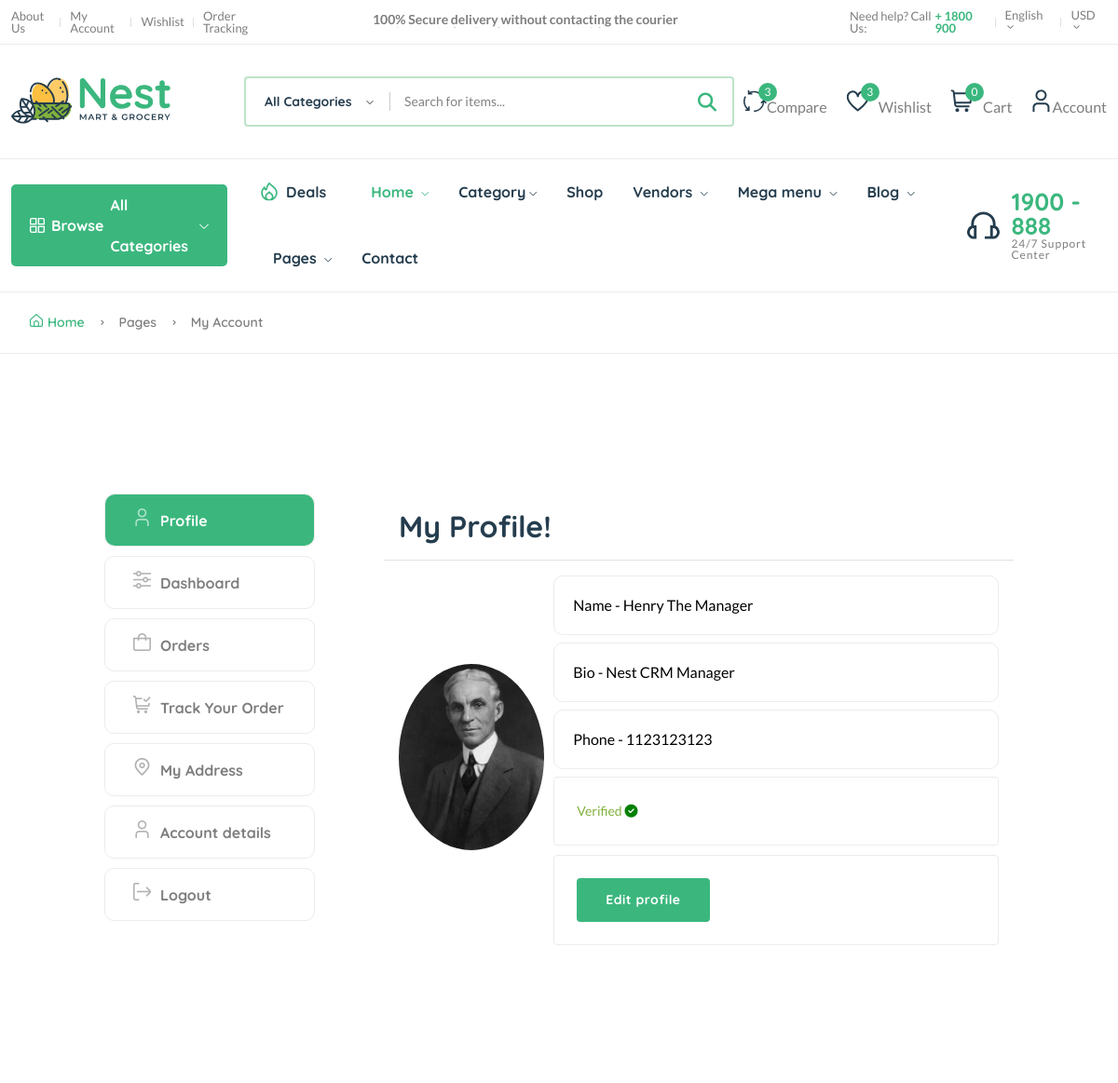
Page /dashboard/ (signed in, upper part) on the earlier database version.
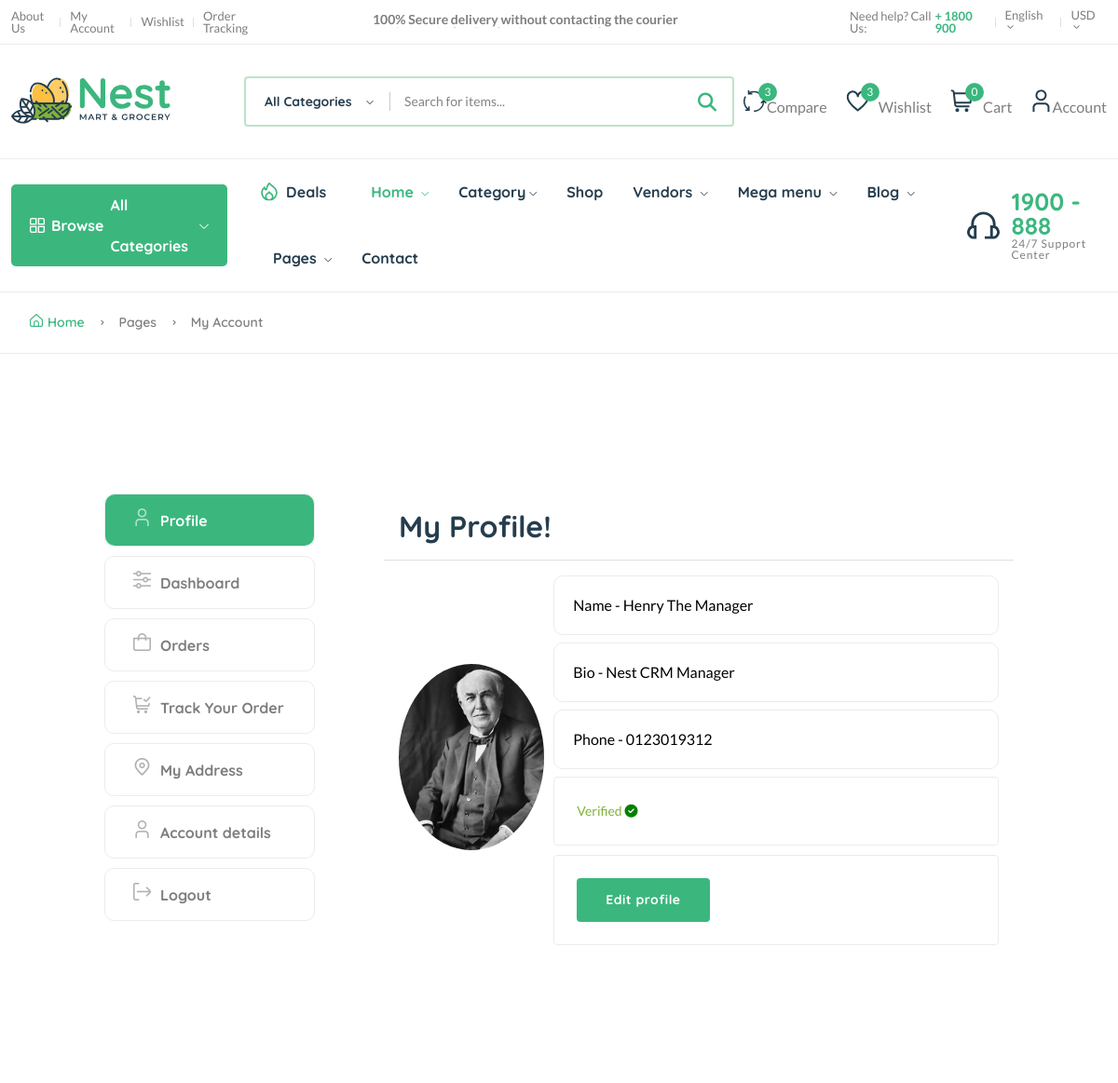
Same page on the later database version.
### userauths/models.py (models this page shows, shortened)
class Profile(models.Model):
    user = models.OneToOneField(User, on_delete=models.CASCADE)
    image = models.ImageField(upload_to="image", default="image/anonymous.webp")
    full_name = models.CharField(max_length=200)
    bio = models.CharField(max_length=200, null=True, blank=True)
    phone = models.CharField(max_length=200)
    verified = models.BooleanField(default=False)
    address = models.CharField(max_length=200, null=True, blank=True)
    country = models.CharField(max_length=200, null=True, blank=True)

### core/views.py (the view, shortened to what this page needs)
# urls.py: path("dashboard/", views.customer_dashboard, name="dashboard"),
@login_required()
def customer_dashboard(request):
    orders = request.user.cart_orders.all().order_by("-order_date")
    addresses =  Address.objects.filter(user=request.user)
    profile = Profile.objects.filter(user=request.user)
    order_distribution = request.user.cart_orders.all().annotate(month=ExtractMonth("order_date")).values("month").annotate(count=Count("id")).values("month", "count")
    months = []
    total_orders = []
    for order in order_distribution:
        months.append(calendar.month_name[order['month']])
        total_orders.append(order["count"])
    context = {
        "orders": orders,
        "addresses": addresses,
        "order_distribution": order_distribution,
        "months": months,
        "total_orders": total_orders,
        "profile": profile[0],
    }
    return render(request, 'core/dashboard.html', context)

### core/context_processors.py (called while the page is built)
def default(request):
    categories = Category.objects.all()
    vendors = Vendor.objects.all()
    min_max_price = Product.objects.aggregate(Min("price"), Max("price"))
    user_wishlist = []
    if request.user.is_authenticated:
        user_wishlist = [item.product.pid for item in WishList.objects.filter(user=request.user)]
    try:
        address = Address.objects.get(user=request.user)
    except:
        address = None
    return {
        'categories': categories,
        'vendors': vendors,
        'address': address,
        'min_max_price': min_max_price,
        'user_wishlist': user_wishlist,
    }

### core/models.py (called while the page is built)
    def __str__(self):
        return self.address

### userauths/models.py (called while the page is built)
    def __str__(self):
        return self.username

### templates/core/dashboard.html (shortened to what the changed rows need)
{% extends 'partials/base.html' %}
{% load static %}
{% block content %}
    <main class="main pages">
        <div class="page-content pt-150 pb-150">
            <div class="container">
                <div class="row">
                    <div class="col-lg-10 m-auto">
                        <div class="row">
                            <div class="col-md-9">
                                <div class="tab-content account dashboard-content pl-50">
                                    <div class="tab-pane fade active show" id="profile" role="tabpanel" aria-labelledby="profile-tab">
                                        <div class="card">
                                            <div class="card-body mb-2" style="display: flex; align-items: center; gap: 10px;">
                                                <div>
                                                    <img src="{{profile.image.url}}" style="width: 200px; height: 200px; object-fit: cover; border-radius: 50%; " alt="" >
                                                </div>
                                                <div>
                                                    <input class="mb-2" type="text" value="Name - {{profile.full_name}}">
                                                    {% if profile.bio %}
                                                    <input class="mb-2" type="text" value="Bio - {{profile.bio}}">
                                                    {% else %}
                                                    <input class="mb-2" type="text" value="Bio - ">
                                                    {% endif %}
                                                    <input class="mb-2" type="text" value="Phone - {{profile.phone}}">
                                                    {% if profile.verified %}
                                                    <div class="p-4 border rounded">
                                                        <span class="text-success">Verified </span><i class="fas fa-check-circle" style="color: green;"></i>
                                                    </div>
                                                    {% else %}
                                                    <div class="p-4 border rounded">
                                                        <span class="text-danger">Unverified</span> <i class="fas fa-x" style="color: red;"></i>
                                                    </div>
                                                    {% endif %}
                                                    <div class="p-4 border rounded mt-10">
                                                        <a href="{% url 'userauths:profile-update' %}" class="btn btn-success">Edit profile</a>
                                                    </div>
                                                </div>
                                            </div>
                                        </div>
                                    </div>
                                </div>
                            </div>
                        </div>
                    </div>
                </div>
            </div>
        </div>
    </main>
{% endblock %}

Differences in the rows shown:
changed Profile "Name - Henry The Manager": image: a different picture; phone "Phone - 1123123123" → "Phone - 0123019312"
